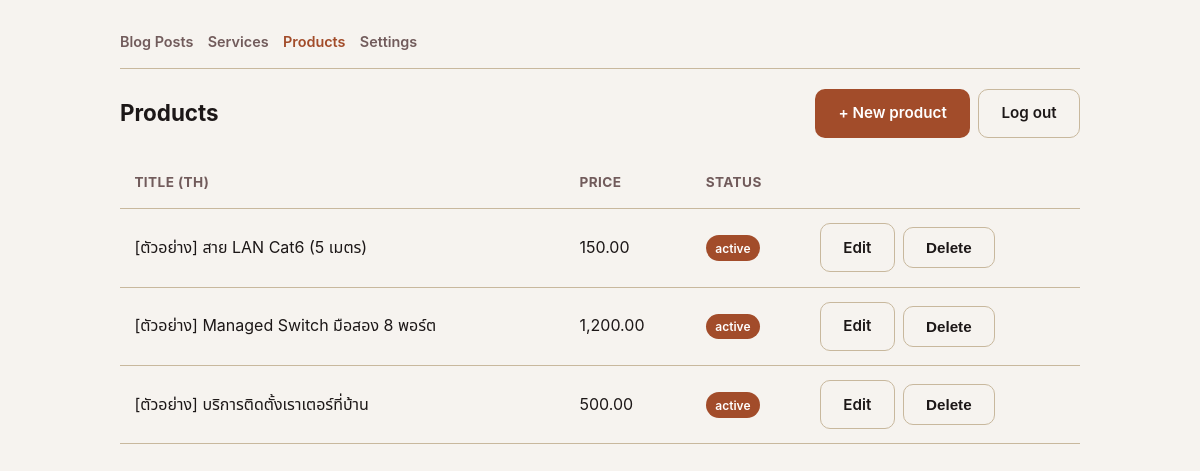
Screenshot of /admin/products.php (signed in) with the database file from the repository.
### tables this page shows
CREATE TABLE IF NOT EXISTS products (
    id INT UNSIGNED AUTO_INCREMENT PRIMARY KEY,
    title_th VARCHAR(255) NOT NULL,
    title_en VARCHAR(255) NOT NULL,
    description_th TEXT NOT NULL,
    description_en TEXT NOT NULL,
    price DECIMAL(10,2) NOT NULL,
    tags VARCHAR(255) NOT NULL DEFAULT '',
    is_active TINYINT(1) NOT NULL DEFAULT 1,
    sort_order INT NOT NULL DEFAULT 0,
    created_at TIMESTAMP NOT NULL DEFAULT CURRENT_TIMESTAMP,
    updated_at TIMESTAMP NOT NULL DEFAULT CURRENT_TIMESTAMP ON UPDATE CURRENT_TIMESTAMP
);

### includes/db.php (called while the page is built, shortened)
<?php
function get_db(): PDO
{
    static $pdo = null;
    if ($pdo === null) {
        $host = env_get('DB_HOST') ?: 'localhost';
        $dbname = env_get('DB_NAME') ?: 'p1_home_blog';
        $user = env_get('DB_USER') ?: 'root';
        $pass = env_get('DB_PASS') ?: '';
        $pdo = new PDO(
            "mysql:host={$host};dbname={$dbname};charset=utf8mb4",
            $user,
            $pass,
            [
                PDO::ATTR_ERRMODE => PDO::ERRMODE_EXCEPTION,
                PDO::ATTR_DEFAULT_FETCH_MODE => PDO::FETCH_ASSOC,
            ]
        );
    }
    return $pdo;
}

### admin/products.php (the view, shortened to what this page needs)
<?php
require __DIR__ . '/../includes/db.php';
$items = get_db()->query(
    "SELECT id, title_th, price, is_active
     FROM products
     ORDER BY sort_order ASC, id ASC"
)->fetchAll();
?>
<!DOCTYPE html>
<html lang="en">
<head>
    <link rel="stylesheet" href="../assets/css/style.css">
    <link rel="stylesheet" href="../assets/css/admin.css">
</head>
<body>
<div class="admin-shell">
    <nav class="admin-subnav">
        <a href="index.php">Blog Posts</a>
        <a href="services.php">Services</a>
        <a href="products.php" class="is-active">Products</a>
        <a href="settings.php">Settings</a>
    </nav>
    <div class="admin-topbar">
        <h1 class="admin-title">Products</h1>
        <div class="admin-actions">
            <a class="btn btn-primary" href="product-form.php">+ New product</a>
            <a class="btn btn-outline" href="logout.php">Log out</a>
        </div>
    </div>
    <?php if (empty($items)): ?>
        <p>No products yet.</p>
    <?php else: ?>
        <table class="admin-table">
            <thead>
                <tr>
                    <th>Title (TH)</th>
                    <th>Price</th>
                    <th>Status</th>
                    <th></th>
                </tr>
            </thead>
            <tbody>
                <?php foreach ($items as $item): ?>
                    <tr>
                        <td><?= htmlspecialchars($item['title_th']) ?></td>
                        <td><?= number_format((float) $item['price'], 2) ?></td>
                        <td>
                            <span class="admin-badge <?= $item['is_active'] ? 'published' : 'draft' ?>">
                                <?= $item['is_active'] ? 'active' : 'hidden' ?>
                            </span>
                        </td>
                        <td>
                            <div class="admin-actions">
                                <a class="btn btn-outline" href="product-form.php?id=<?= (int) $item['id'] ?>">Edit</a>
                                <form method="post" action="product-delete.php" onsubmit="return confirm('Delete this product? This cannot be undone.');">
                                    <button type="submit" class="btn btn-outline">Delete</button>
                                </form>
                            </div>
                        </td>
                    </tr>
                <?php endforeach; ?>
            </tbody>
        </table>
    <?php endif; ?>
</div>
</body>
</html>

### assets/css/style.css (style rules this page uses)
:root { --color-bone-50: #f6f3ef; --color-bone-100: #ede7de; --color-bone-200: #dad0be; --color-bone-300: #c8b89d; --color-bone-400: #b6a17c; --color-bone-500: #a3895c; --color-bone-600: #836e49; --color-bone-700: #625237; --color-bone-800: #413725; --color-bone-900: #211b12; --color-bone-950: #17130d; --color-floral-white-50: #f9f5eb; --color-floral-white-100: #f4ead7; --color-floral-white-200: #e8d5b0; --color-floral-white-300: #ddc188; --color-floral-white-400: #d1ac61; --color-floral-white-500: #c69739; --color-floral-white-600: #9e792e; --color-floral-white-700: #775b22; --color-floral-white-800: #4f3c17; --color-floral-white-900: #281e0b; --color-floral-white-950: #1c1508; --color-dark-coffee-50: #f8f2ed; --color-dark-coffee-100: #f1e5da; --color-dark-coffee-200: #e2cbb6; --color-dark-coffee-300: #d4b191; --color-dark-coffee-400: #c6986c; --color-dark-coffee-500: #b87e47; --color-dark-coffee-600: #936539; --color-dark-coffee-700: #6e4b2b; --color-dark-coffee-800: #49321d; --color-dark-coffee-900: #25190e; --color-dark-coffee-950: #1a120a; --color-rusty-spice-50: #faefeb; --color-rusty-spice-100: #f5dfd6; --color-rusty-spice-200: #eabfae; --color-rusty-spice-300: #e09f85; --color-rusty-spice-400: #d57f5d; --color-rusty-spice-500: #cb5f34; --color-rusty-spice-600: #a24c2a; --color-rusty-spice-700: #7a391f; --color-rusty-spice-800: #512615; --color-rusty-spice-900: #29130a; --color-rusty-spice-950: #1c0d07; --color-coffee-bean-50: #f4f1f1; --color-coffee-bean-100: #e8e3e3; --color-coffee-bean-200: #d2c6c6; --color-coffee-bean-300: #bbaaaa; --color-coffee-bean-400: #a48e8e; --color-coffee-bean-500: #8e7171; --color-coffee-bean-600: #715b5b; --color-coffee-bean-700: #554444; --color-coffee-bean-800: #392d2d; --color-coffee-bean-900: #1c1717; --color-coffee-bean-950: #141010; --color-bg: var(--color-bone-50); --color-bg-alt: var(--color-bone-100); --color-text: var(--color-coffee-bean-900); --color-text-muted: var(--color-coffee-bean-600); --color-border: var(--color-bone-300); --color-accent: var(--color-rusty-spice-600); --color-accent-hover: var(--color-rusty-spice-700); --color-dark-bg: var(--color-coffee-bean-900); --color-dark-bg-alt: var(--color-coffee-bean-800); --color-dark-text: var(--color-bone-50); --color-dark-text-muted: var(--color-bone-300); --color-dark-border: var(--color-coffee-bean-700); --color-accent-on-dark: var(--color-rusty-spice-400); --max-width: 960px; --radius: 10px; --space-1: 0.5rem; --space-2: 0.9rem; --space-3: 1.25rem; --space-4: 1.9rem; --space-5: 2.75rem; }
* { box-sizing: border-box; }
html { scroll-behavior: smooth; }
body { margin: 0; font-family: -apple-system, BlinkMacSystemFont, "Segoe UI", "Noto Sans Thai", Roboto, Helvetica, Arial, sans-serif; color: var(--color-text); background: var(--color-bg); line-height: 1.6; }
a { color: var(--color-accent); text-decoration: none; }
.btn { display: inline-block; padding: 0.7rem 1.4rem; border-radius: var(--radius); font-weight: 600; font-size: 0.95rem; border: 1px solid transparent; cursor: pointer; transition: background-color 0.2s ease, border-color 0.2s ease, transform 0.15s ease, box-shadow 0.2s ease; }
.btn-primary { background: var(--color-accent); color: #fff; }
.btn-outline { background: transparent; border-color: var(--color-border); color: var(--color-text); }

### rows the page displays
products: title_th "[ตัวอย่าง] สาย LAN Cat6 (5 เมตร)", price "150.00", is_active "active"
products: title_th "[ตัวอย่าง] Managed Switch มือสอง 8 พอร์ต", price "1,200.00", is_active "active"
products: title_th "[ตัวอย่าง] บริการติดตั้งเราเตอร์ที่บ้าน", price "500.00", is_active "active"
